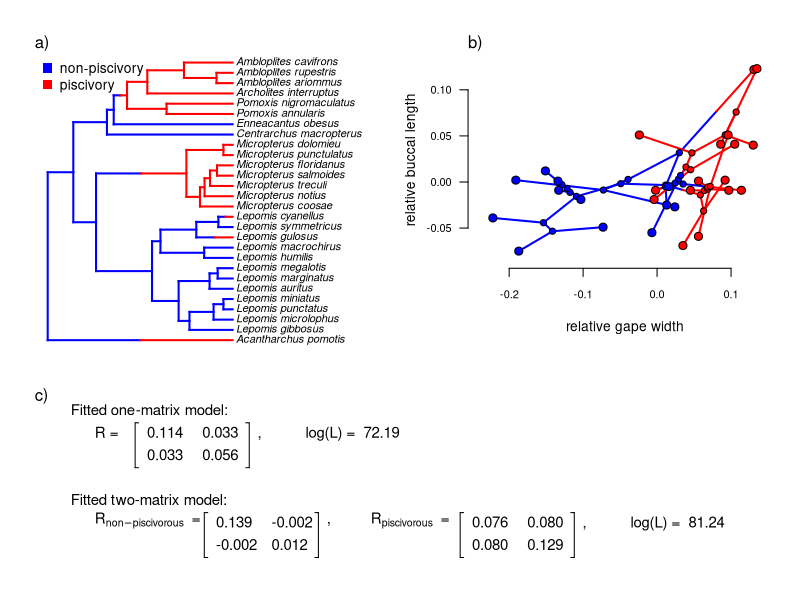

Recreate this plot in R. (Note: this script raises an error after producing the figure.)
library(phytools)
library(xtable)
library(RColorBrewer)

## Figure 1
pdf(file="revision-Figure1.pdf",width=9,height=7)
data(sunfish.tree)
data(sunfish.data)
layout(matrix(c(1,2,3,3),2,2,byrow=TRUE),heights=c(1,0.7))
cols<-setNames(c("blue","red"),c("non","pisc"))
plot(sunfish.tree,cols,ftype="i",
	mar=c(0.1,2.1,3.1,1.1),fsize=0.8)
mtext("a)",line=0,adj=0)
legend("topleft",c("non-piscivory","piscivory"),
	pch=15,col=cols,bty="n",pt.cex=1.5)
par(mar=c(5.1,4.1,3.1,1.1),cex.axis=0.8)
phylomorphospace(sunfish.tree,sunfish.data[,2:3],colors=cols,
	ftype="off",bty="n",xlab="relative gape width",
	ylab="relative buccal length",node.by.map=TRUE,
	las=1,cex.axis=0.8)
mtext("b)",line=0,adj=0)
fit<-evol.vcv(sunfish.tree,sunfish.data[,2:3])
par(mar=c(0.1,2.1,3.1,1.1))
plot(NA,xlim=c(0,1),ylim=c(0.2,1),axes=FALSE)
mtext("c)",line=0,adj=0)
par(cex=0.9)
text(x=0,y=1,"Fitted one-matrix model:",pos=4)
text(x=0,y=0.9,"      R = ",pos=4)
h<-0.05
lines(rep(0.155,2)-h,c(0.75,0.95))
lines(c(0.155,0.16)-h,rep(0.95,2))
lines(c(0.155,0.16)-h,rep(0.75,2))
R=fit$R.single
text(0.16-h,0.9,sprintf("%1.3f",R[1,1]),pos=4)
text(0.16-h,0.8,sprintf("%1.3f",R[1,2]),pos=4)
text(0.24-h,0.9,sprintf("%1.3f",R[2,1]),pos=4)
text(0.24-h,0.8,sprintf("%1.3f",R[2,2]),pos=4)
lines(rep(0.32,2)-h,c(0.75,0.95))
lines(c(0.32,0.315)-h,rep(0.95,2))
lines(c(0.32,0.315)-h,rep(0.75,2))
text(x=0.32-h,y=0.9,paste(",          ","log(L) = ",
	round(fit$logL1,2)),pos=4)
v<-0.4
text(x=0,y=1-v,"Fitted two-matrix model:",pos=4)
text(x=0,y=0.9-v,expression(paste("      ",
	R[non-piscivorous],"  =")),pos=4)
h<-0.05
lines(rep(0.155,2)+h,c(0.75,0.95)-v)
lines(c(0.155,0.16)+h,rep(0.95,2)-v)
lines(c(0.155,0.16)+h,rep(0.75,2)-v)
R=fit$R.multiple[,,1]
text(0.16+h,0.9-v,sprintf("%1.3f",R[1,1]),pos=4)
text(0.16+h,0.8-v,sprintf("%1.3f",R[1,2]),pos=4)
text(0.24+h,0.9-v,sprintf("%1.3f",R[2,1]),pos=4)
text(0.24+h,0.8-v,sprintf("%1.3f",R[2,2]),pos=4)
lines(rep(0.32,2)+h,c(0.75,0.95)-v)
lines(c(0.32,0.315)+h,rep(0.95,2)-v)
lines(c(0.32,0.315)+h,rep(0.75,2)-v)
text(x=0.32+h,y=0.9-v,expression(paste(",    ","      ",
	R[piscivorous],"  =")),pos=4)
h<-0.32+2*h
lines(rep(0.155+h,2),c(0.75,0.95)-v)
lines(c(0.155+h,0.16+h),rep(0.95,2)-v)
lines(c(0.155+h,0.16+h),rep(0.75,2)-v)
R=fit$R.multiple[,,2]
text(0.16+h,0.9-v,sprintf("%1.3f",R[1,1]),pos=4)
text(0.16+h,0.8-v,sprintf("%1.3f",R[1,2]),pos=4)
text(0.24+h,0.9-v,sprintf("%1.3f",R[2,1]),pos=4)
text(0.24+h,0.8-v,sprintf("%1.3f",R[2,2]),pos=4)
lines(rep(0.32+h,2),c(0.75,0.95)-v)
lines(c(0.32+h,0.315+h),rep(0.95,2)-v)
lines(c(0.32+h,0.315+h),rep(0.75,2)-v)
text(x=0.32+h,y=0.9-v,paste(",          ","log(L) = ",
	round(fit$logL.multiple,2)),pos=4)
dev.off()
## end Figure 1

## save workspace
save.image(file="Figures.Rdata")
## end save workspace

## Table 1
fit.all<-evolvcv.lite(sunfish.tree,sunfish.data[,2:3],
	models="all models")
Table1<-matrix(NA,8,9,dimnames=list(
	names(fit.all),
	c("Model","sig2[1,1]","sig2[1,2]","sig2[2,1]","sig2[2,2]",
	"r[1]","r[2]","log(L)","AIC")))
Table1<-as.data.frame(Table1)
for(i in 1:length(fit.all)){
	Table1[i,1]<-fit.all[[i]]$description
	if(i==1){
		Table1[i,2]<-fit.all[[i]]$R[1,1]
		Table1[i,4]<-fit.all[[i]]$R[2,2]
		Table1[i,6]<-fit.all[[i]]$R[1,2]/sqrt(fit.all[[i]]$R[1,1]*
			fit.all[[i]]$R[2,2])
	} else {
		Table1[i,2]<-fit.all[[i]]$R[[1]][1,1]
		if(fit.all[[i]]$R[[2]][1,1]!=Table1[i,2])
			Table1[i,3]<-fit.all[[i]]$R[[2]][1,1]
		Table1[i,4]<-fit.all[[i]]$R[[1]][2,2]
		if(fit.all[[i]]$R[[2]][2,2]!=Table1[i,4])
			Table1[i,5]<-fit.all[[i]]$R[[2]][2,2]
		Table1[i,6]<-fit.all[[i]]$R[[1]][1,2]/sqrt(
			fit.all[[i]]$R[[1]][1,1]*
			fit.all[[i]]$R[[1]][2,2])
		r2<-fit.all[[i]]$R[[2]][1,2]/sqrt(
			fit.all[[i]]$R[[2]][1,1]*
			fit.all[[i]]$R[[2]][2,2])
		if(r2!=Table1[i,6]) Table1[i,7]<-r2
	}
	Table1[i,8]<-fit.all[[i]]$logLik
	Table1[i,9]<-fit.all[[i]]$AIC
}
xtable(Table1)
## end Table 1

## save workspace
save.image(file="Figures.Rdata")
## end save workspace

## Figure 2
trop.data<-read.csv(file="tropidurid-data.csv",row.names=1)
trop.tree<-read.simmap(file="tropidurid-tree.tre",format="nexus",
	version=1.5)
pdf(file="revision-Figure2-v2.pdf",width=10,height=6)
cols<-setNames(c("white","black"),c("n_rock","rock"))
tmp<-trop.tree
tmp$tip.label<-paste(" ",tmp$tip.label)
plot(tmp,outline=TRUE,colors=cols,fsize=0.6,
	direction="upwards",ftype="i",offset=0.1,
	lwd=3)
legend(x="bottomright",c("non-rock-dwelling","rock-dwelling"),
	pch=22,pt.bg=c("white","black"),pt.cex=1.5,bty="n")
dev.off()
## end Figure 2

## save workspace
save.image(file="Figures.Rdata")
## end save workspace

## Table 2
trop.fits<-evolvcv.lite(trop.tree,trop.data,models="all models")
trop.aic<-sapply(trop.fits,function(x) x$AIC)	
trop.w<-aic.w(trop.aic)

ii<-order(trop.aic)[1:8]
bfits<-trop.fits[ii]
class(bfits)<-class(trop.fits)

TROP.RESULTS<-data.frame(model=names(bfits),
	sig11=sapply(bfits,function(x) if(x$description=="common rates, common correlation") x$R[1,1] else x$R[[1]][1,1]),
	sig12=sapply(bfits,function(x) if(x$description=="common rates, common correlation") x$R[1,1] else x$R[[2]][1,1]),
	sig21=sapply(bfits,function(x) if(x$description=="common rates, common correlation") x$R[2,2] else x$R[[1]][2,2]),
	sig22=sapply(bfits,function(x) if(x$description=="common rates, common correlation") x$R[2,2] else x$R[[2]][2,2]),
	r1=sapply(bfits,function(x) if(x$description=="common rates, common correlation") cov2cor(x$R)[1,2] else cov2cor(x$R[[1]])[1,2]),
	r2=sapply(bfits,function(x) if(x$description=="common rates, common correlation") cov2cor(x$R)[1,2] else cov2cor(x$R[[2]])[1,2]),
	logL=sapply(bfits,function(x) x$logLik),
	AIC=trop.aic[ii],Akaike.w=as.vector(trop.w[ii]))
rownames(TROP.RESULTS)<-NULL
xtable(TROP.RESULTS)
## end Table 2

## save workspace
save.image(file="Figures.Rdata")
## end save workspace

## SIMULATION

nsim<-40
ntaxa<-100
nmin<-20

## simulate trees
set.seed(99)
Q<-0.5*matrix(c(-2,1,1,1,-2,1,1,1,-2),3,3,dimnames=list(1:3,1:3))
trees<-list()
class(trees)<-c("multiSimmap","multiPhylo")
for(i in 1:nsim){
	tt<-pbtree(n=ntaxa,scale=1)
	mt<-sim.history(tt,Q)
	xx<-as.factor(getStates(mt,"tips"))
	while(any(summary(xx)<nmin)){
		mt<-sim.history(tt,Q)
		xx<-as.factor(getStates(mt,"tips"))
	}
	trees[[i]]<-mt
}

## Model 1 (no difference)
set.seed(11)
MODEL1<-matrix(NA,nsim,8,dimnames=list(1:nsim,paste("AIC(",
	c("1","2","2b","2c","3","3b","3c","4"),")",sep="")))
GENERATING1<-matrix(NA,nsim,3,dimnames=list(1:nsim,
	c("r","v1","v2")))
fits.model1<-list()
for(i in 1:nsim){
	r<-runif(n=1,min=-1,max=1)
	v1<-exp(rnorm(n=1))
	v2<-exp(rnorm(n=1))
	GENERATING1[i,]<-c(r,v1,v2)
	V<-matrix(c(v1,r*sqrt(v1*v2),r*sqrt(v1*v2),v2),2,2)
	X<-sim.corrs(trees[[i]],V)
	fits.model1[[i]]<-evolvcv.lite(trees[[i]],X,models="all models",
		tol=1e-4,try.iter=20)
	MODEL1[i,]<-sapply(fits.model1[[i]],function(x) x$AIC)
}
wMODEL1<-t(apply(MODEL1,1,aic.w))
dMODEL1<-t(apply(MODEL1,1,function(x) x-min(x)))

## Model 2 (different rates, common correlation)
set.seed(21)
MODEL2<-matrix(NA,nsim,8,dimnames=list(1:nsim,paste("AIC(",
	c("1","2","2b","2c","3","3b","3c","4"),")",sep="")))
GENERATING2<-matrix(NA,nsim,7,dimnames=list(1:nsim,
	c("r",
	paste("v1[",1:3,"]",sep=""),
	paste("v2[",1:3,"]",sep=""))))
fits.model2<-list()
for(i in 1:nsim){
	r<-runif(n=1,min=-1,max=1)
	v1<-exp(rnorm(n=3))
	v2<-exp(rnorm(n=3))
	GENERATING2[i,]<-c(r,v1,v2)
	V<-setNames(list(
		matrix(c(v1[1],r*sqrt(v1[1]*v2[1]),r*sqrt(v1[1]*v2[1]),v2[1]),2,2),
		matrix(c(v1[2],r*sqrt(v1[2]*v2[2]),r*sqrt(v1[2]*v2[2]),v2[2]),2,2),
		matrix(c(v1[3],r*sqrt(v1[3]*v2[3]),r*sqrt(v1[3]*v2[3]),v2[3]),2,2)),
		1:3)
	X<-sim.corrs(trees[[i]],V)
	fits.model2[[i]]<-evolvcv.lite(trees[[i]],X,models="all models",
		tol=1e-4,try.iter=30) ## increase try iterations
	MODEL2[i,]<-sapply(fits.model2[[i]],function(x) x$AIC)
}
wMODEL2<-t(apply(MODEL2,1,aic.w))
dMODEL2<-t(apply(MODEL2,1,function(x) x-min(x)))

cat("\n\n\n-------------------------------------------\n")
cat("Done Model 2.\n")
cat("-------------------------------------------\n\n\n")

## save workspace
save.image(file="Figures.Rdata")
## end save workspace

## Model 2b (different rates trait 1, common correlation)
set.seed(22)
MODEL2b<-matrix(NA,nsim,8,dimnames=list(1:nsim,paste("AIC(",
	c("1","2","2b","2c","3","3b","3c","4"),")",sep="")))
GENERATING2b<-matrix(NA,nsim,5,dimnames=list(1:nsim,
	c("r",
	paste("v1[",1:3,"]",sep=""),
	"v2")))
fits.model2b<-list()
for(i in 1:nsim){
	r<-runif(n=1,min=-1,max=1)
	v1<-exp(rnorm(n=3))
	v2<-rep(exp(rnorm(n=1)),3)
	GENERATING2b[i,]<-c(r,v1,v2[1])
	V<-setNames(list(
		matrix(c(v1[1],r*sqrt(v1[1]*v2[1]),r*sqrt(v1[1]*v2[1]),v2[1]),2,2),
		matrix(c(v1[2],r*sqrt(v1[2]*v2[2]),r*sqrt(v1[2]*v2[2]),v2[2]),2,2),
		matrix(c(v1[3],r*sqrt(v1[3]*v2[3]),r*sqrt(v1[3]*v2[3]),v2[3]),2,2)),
		1:3)
	X<-sim.corrs(trees[[i]],V)
	fits.model2b[[i]]<-evolvcv.lite(trees[[i]],X,models="all models",
		tol=1e-4,try.iter=20)
	MODEL2b[i,]<-sapply(fits.model2b[[i]],function(x) x$AIC)
}
wMODEL2b<-t(apply(MODEL2b,1,aic.w))
dMODEL2b<-t(apply(MODEL2b,1,function(x) x-min(x)))

cat("\n\n\n-------------------------------------------\n")
cat("Done Model 2b.\n")
cat("-------------------------------------------\n\n\n")

## save workspace
save.image(file="Figures.Rdata")
## end save workspace

## Model 2c (different rates trait 2, common correlation)
set.seed(23)
MODEL2c<-matrix(NA,nsim,8,dimnames=list(1:nsim,paste("AIC(",
	c("1","2","2b","2c","3","3b","3c","4"),")",sep="")))
GENERATING2c<-matrix(NA,nsim,5,dimnames=list(1:nsim,
	c("r","v1",
	paste("v2[",1:3,"]",sep=""))))
fits.model2c<-list()
for(i in 1:nsim){
	r<-runif(n=1,min=-1,max=1)
	v1<-rep(exp(rnorm(n=1)),3)
	v2<-exp(rnorm(n=3))
	GENERATING2c[i,]<-c(r,v1[1],v2)
	V<-setNames(list(
		matrix(c(v1[1],r*sqrt(v1[1]*v2[1]),r*sqrt(v1[1]*v2[1]),v2[1]),2,2),
		matrix(c(v1[2],r*sqrt(v1[2]*v2[2]),r*sqrt(v1[2]*v2[2]),v2[2]),2,2),
		matrix(c(v1[3],r*sqrt(v1[3]*v2[3]),r*sqrt(v1[3]*v2[3]),v2[3]),2,2)),
		1:3)
	X<-sim.corrs(trees[[i]],V)
	fits.model2c[[i]]<-evolvcv.lite(trees[[i]],X,models="all models",
		tol=1e-4,try.iter=40) # increase try iterations
	MODEL2c[i,]<-sapply(fits.model2c[[i]],function(x) x$AIC)
}
wMODEL2c<-t(apply(MODEL2c,1,aic.w))
dMODEL2c<-t(apply(MODEL2c,1,function(x) x-min(x)))

cat("\n\n\n-------------------------------------------\n")
cat("Done Model 2c.\n")
cat("-------------------------------------------\n\n\n")

## save workspace
save.image(file="Figures.Rdata")
## end save workspace

## Model 3 (same rates, different correlations)
set.seed(31)
MODEL3<-matrix(NA,nsim,8,dimnames=list(1:nsim,paste("AIC(",
	c("1","2","2b","2c","3","3b","3c","4"),")",sep="")))
GENERATING3<-matrix(NA,nsim,5,dimnames=list(1:nsim,
	c(paste("r[",1:3,"]",sep=""),"v1","v2")))
fits.model3<-list()
for(i in 1:nsim){
	r<-runif(n=3,min=-1,max=1)
	v1<-rep(exp(rnorm(n=1)),3)
	v2<-rep(exp(rnorm(n=1)),3)
	GENERATING3[i,]<-c(r,v1[1],v2[2])
	V<-setNames(list(
		matrix(c(v1[1],r[1]*sqrt(v1[1]*v2[1]),r[1]*sqrt(v1[1]*v2[1]),v2[1]),2,2),
		matrix(c(v1[2],r[2]*sqrt(v1[2]*v2[2]),r[2]*sqrt(v1[2]*v2[2]),v2[2]),2,2),
		matrix(c(v1[3],r[3]*sqrt(v1[3]*v2[3]),r[3]*sqrt(v1[3]*v2[3]),v2[3]),2,2)),
		1:3)
	X<-sim.corrs(trees[[i]],V)
	fits.model3[[i]]<-evolvcv.lite(trees[[i]],X,models="all models",
		tol=1e-4,try.iter=30) ## changed to 30
	MODEL3[i,]<-sapply(fits.model3[[i]],function(x) x$AIC)
}
wMODEL3<-t(apply(MODEL3,1,aic.w))
dMODEL3<-t(apply(MODEL3,1,function(x) x-min(x)))

cat("\n\n\n-------------------------------------------\n")
cat("Done Model 3.\n")
cat("-------------------------------------------\n\n\n")

## save workspace
save.image(file="Figures.Rdata")
## end save workspace

## Model 3b (different rates trait 1, different correlations)
set.seed(32)
MODEL3b<-matrix(NA,nsim,8,dimnames=list(1:nsim,paste("AIC(",
	c("1","2","2b","2c","3","3b","3c","4"),")",sep="")))
GENERATING3b<-matrix(NA,nsim,7,dimnames=list(1:nsim,
	c(paste("r[",1:3,"]",sep=""),
	paste("v1[",1:3,"]",sep=""),"v2")))
fits.model3b<-list()
for(i in 1:nsim){
	r<-runif(n=3,min=-1,max=1)
	v1<-exp(rnorm(n=3))
	v2<-rep(exp(rnorm(n=1)),3)
	V<-setNames(list(
		matrix(c(v1[1],r[1]*sqrt(v1[1]*v2[1]),r[1]*sqrt(v1[1]*v2[1]),v2[1]),2,2),
		matrix(c(v1[2],r[2]*sqrt(v1[2]*v2[2]),r[2]*sqrt(v1[2]*v2[2]),v2[2]),2,2),
		matrix(c(v1[3],r[3]*sqrt(v1[3]*v2[3]),r[3]*sqrt(v1[3]*v2[3]),v2[3]),2,2)),
		1:3)
	GENERATING3b[i,]<-c(r,v1,v2[1])
	X<-sim.corrs(trees[[i]],V)
	fits.model3b[[i]]<-evolvcv.lite(trees[[i]],X,models="all models",
		tol=1e-4,try.iter=20)
	MODEL3b[i,]<-sapply(fits.model3b[[i]],function(x) x$AIC)
}
wMODEL3b<-t(apply(MODEL3b,1,aic.w))
dMODEL3b<-t(apply(MODEL3b,1,function(x) x-min(x)))

cat("\n\n\n-------------------------------------------\n")
cat("Done Model 3b.\n")
cat("-------------------------------------------\n\n\n")

## save workspace
save.image(file="Figures.Rdata")
## end save workspace

## Model 3c (different rates trait 2, different correlations)
set.seed(33)
MODEL3c<-matrix(NA,nsim,8,dimnames=list(1:nsim,paste("AIC(",
	c("1","2","2b","2c","3","3b","3c","4"),")",sep="")))
GENERATING3c<-matrix(NA,nsim,7,dimnames=list(1:nsim,
	c(paste("r[",1:3,"]",sep=""),"v1",
	paste("v2[",1:3,"]",sep=""))))
fits.model3c<-list()
for(i in 1:nsim){
	r<-runif(n=3,min=-1,max=1)
	v1<-rep(exp(rnorm(n=1)),3)
	v2<-exp(rnorm(n=3))
	V<-setNames(list(
		matrix(c(v1[1],r[1]*sqrt(v1[1]*v2[1]),r[1]*sqrt(v1[1]*v2[1]),v2[1]),2,2),
		matrix(c(v1[2],r[2]*sqrt(v1[2]*v2[2]),r[2]*sqrt(v1[2]*v2[2]),v2[2]),2,2),
		matrix(c(v1[3],r[3]*sqrt(v1[3]*v2[3]),r[3]*sqrt(v1[3]*v2[3]),v2[3]),2,2)),
		1:3)
	GENERATING3c[i,]<-c(r,v1[1],v2)
	X<-sim.corrs(trees[[i]],V)
	fits.model3c[[i]]<-evolvcv.lite(trees[[i]],X,models="all models",
		tol=1e-4,try.iter=20) 
	MODEL3c[i,]<-sapply(fits.model3c[[i]],function(x) x$AIC)
}
wMODEL3c<-t(apply(MODEL3c,1,aic.w))
dMODEL3c<-t(apply(MODEL3c,1,function(x) x-min(x)))

cat("\n\n\n-------------------------------------------\n")
cat("Done Model 3c.\n")
cat("-------------------------------------------\n\n\n")

## save workspace
save.image(file="Figures.Rdata")
## end save workspace

## Model 4 (no common structure)
set.seed(41)
MODEL4<-matrix(NA,nsim,8,dimnames=list(1:nsim,paste("AIC(",
	c("1","2","2b","2c","3","3b","3c","4"),")",sep="")))
GENERATING4<-matrix(NA,nsim,9,dimnames=list(1:nsim,
	c(paste("r[",1:3,"]",sep=""),
	paste("v1[",1:3,"]",sep=""),
	paste("v2[",1:3,"]",sep=""))))
fits.model4<-list()
for(i in 1:nsim){
	r<-runif(n=3,min=-1,max=1)
	v1<-exp(rnorm(n=3))
	v2<-exp(rnorm(n=3))
	V<-setNames(list(
		matrix(c(v1[1],r[1]*sqrt(v1[1]*v2[1]),r[1]*sqrt(v1[1]*v2[1]),v2[1]),2,2),
		matrix(c(v1[2],r[2]*sqrt(v1[2]*v2[2]),r[2]*sqrt(v1[2]*v2[2]),v2[2]),2,2),
		matrix(c(v1[3],r[3]*sqrt(v1[3]*v2[3]),r[3]*sqrt(v1[3]*v2[3]),v2[3]),2,2)),
		1:3)
	GENERATING4[i,]<-c(r,v1,v2)
	X<-sim.corrs(trees[[i]],V)
	fits.model4[[i]]<-evolvcv.lite(trees[[i]],X,models="all models",
		tol=1e-4,try.iter=20)
	MODEL4[i,]<-sapply(fits.model4[[i]],function(x) x$AIC)
}
wMODEL4<-t(apply(MODEL4,1,aic.w))
dMODEL4<-t(apply(MODEL4,1,function(x) x-min(x)))

cat("\n\n\n-------------------------------------------\n")
cat("Done Model 4.\n")
cat("-------------------------------------------\n\n\n")

## save workspace
save.image(file="Figures.Rdata")
## end save workspace

W<-rbind(
	colMeans(wMODEL1),
	colMeans(wMODEL2),
	colMeans(wMODEL2b),
	colMeans(wMODEL2c),
	colMeans(wMODEL3),
	colMeans(wMODEL3b),
	colMeans(wMODEL3c),
	colMeans(wMODEL4))
rownames(W)<-colnames(W)<-paste("model",c("1","2","2b","2c","3","3b","3c","4"))

pdf(file="revision-Figure4-v2.pdf",width=10,height=5)
par(mar=c(1.1,1.1,1.1,1.1))
plot(NA,xlim=c(-0.15,1.15),ylim=c(0,1.1),axes=FALSE)
for(i in 1:nrow(W)){
	for(j in 1:ncol(W)){
		xx<-c(0,1/8)+(i-1)/8
		xx<-c(xx,xx[2:1])
		yy<-c(7/8,1)-(j-1)/8
		yy<-c(yy[1],yy,yy[2])
		polygon(x=xx,y=yy,
			col=rgb(colorRamp(c("white",palette()[2]))(W[j,i]/max(W)),
			maxColorValue=255))
		if(j==1) text(mean(xx),1,rownames(W)[i],pos=3)
		if(i==1) text(0,mean(yy),rownames(W)[j],pos=2)
	}
}
text(-0.15,0.5,"Generating model in simulation",cex=1.2,srt=90)
text(0.55,1.1,"Mean Akaike weight by model",cex=1.2)

cols<-rgb(colorRamp(c("white",palette()[2]))(seq(0,1,length.out=100)),
	maxColorValue=255)
LWD<-diff(par()$usr[1:2])/dev.size("px")[1]
nticks<-7
Y<-cbind(seq(0.05,0.95,length.out=nticks),
	seq(0.05,0.95,length.out=nticks))
X<-cbind(rep(1.1+LWD*10/2,nticks),
	rep(1.1+LWD*10/2+0.01,nticks))
for(i in 1:nrow(Y)) lines(X[i,],Y[i,])
add.color.bar(0.9,cols,title="",lims=NULL,
	digits=2,direction="upwards",subtitle="",lwd = 15,x=1.1,y=0.05,
	prompt=FALSE)
text(x=1.05,y=0.5,"mean Akaike weight",srt=90)
text(x=X[,2],y=Y[,2],signif(seq(0,max(W),length.out=nticks),
	2),pos=4,cex=0.9)
dev.off()

## Figure 3
## Model 3b (different rates trait 1, different correlations)
set.seed(32)
ii<-37
r<-GENERATING3b[ii,1:3]
v1<-GENERATING3b[ii,4:6]
v2<-rep(GENERATING3b[ii,7],3)
V<-setNames(list(
	matrix(c(v1[1],r[1]*sqrt(v1[1]*v2[1]),r[1]*sqrt(v1[1]*v2[1]),v2[1]),2,2),
	matrix(c(v1[2],r[2]*sqrt(v1[2]*v2[2]),r[2]*sqrt(v1[2]*v2[2]),v2[2]),2,2),
	matrix(c(v1[3],r[3]*sqrt(v1[3]*v2[3]),r[3]*sqrt(v1[3]*v2[3]),v2[3]),2,2)),
	1:3)
V
X<-sim.corrs(trees[[ii<-sample(1:nsim,1)]],V)
cols<-setNames(brewer.pal(3,"Dark2"),1:3)
pdf(file="revision-Figure3.pdf",width=12,height=7)
par(fg="#404040",mfrow=c(1,2))
plot(trees[[ii]],lwd=2,colors=cols,outline=TRUE,ftype="off",
	mar=c(2.1,4.1,3.1,1.1))
legend("bottomleft",paste("regime",1:3),pch=22,col="#404040",
	pt.bg=cols,bty="n",pt.cex=1.2,cex=0.8)
mtext("a)",adj=0,cex=1.2)
par(mar=c(5.1,4.1,3.1,1.1))
phylomorphospace(trees[[ii]],X,ftype="off",colors=cols,node.size=c(0,1),
	node.by.map=TRUE,bty="n",xlab=expression(x[1]),ylab=expression(x[2]),
	las=1)
mtext("b)",adj=0,cex=1.2)
dev.off()

bestModel<-matrix(NA,8,4,dimnames=
	list(paste("model",c("1","2","2b","2c","3","3b","3c","4")),
	c("Best","2nd best","3rd best",">=4th")))
for(i in 1:3)
	bestModel[1,i]<-mean(apply(MODEL1,1,function(x) which(order(x)==1)==i))
bestModel[1,4]<-1-sum(bestModel[1,1:3])

for(i in 1:3)
	bestModel[2,i]<-mean(apply(MODEL2,1,function(x) which(order(x)==2)==i))
bestModel[2,4]<-1-sum(bestModel[2,1:3])

for(i in 1:3)
	bestModel[3,i]<-mean(apply(MODEL2b,1,function(x) which(order(x)==3)==i))
bestModel[3,4]<-1-sum(bestModel[3,1:3])

for(i in 1:3)
	bestModel[4,i]<-mean(apply(MODEL2c,1,function(x) which(order(x)==4)==i))
bestModel[4,4]<-1-sum(bestModel[4,1:3])

for(i in 1:3)
	bestModel[5,i]<-mean(apply(MODEL3,1,function(x) which(order(x)==5)==i))
bestModel[5,4]<-1-sum(bestModel[5,1:3])

for(i in 1:3)
	bestModel[6,i]<-mean(apply(MODEL3b,1,function(x) which(order(x)==6)==i))
bestModel[6,4]<-1-sum(bestModel[6,1:3])

for(i in 1:3)
	bestModel[7,i]<-mean(apply(MODEL3c,1,function(x) which(order(x)==7)==i))
bestModel[7,4]<-1-sum(bestModel[7,1:3])

for(i in 1:3)
	bestModel[8,i]<-mean(apply(MODEL4,1,function(x) which(order(x)==8)==i))
bestModel[8,4]<-1-sum(bestModel[8,1:3])

xtable(bestModel)

## save workspace
save.image(file="Figures.Rdata")
## end save workspace

## BEGIN PARAMETER ESTIMATION

## MODEL 1
foo<-function(x) c(cov2cor(x[[1]]$R)[1,2],x[[1]]$R[1,1],x[[1]]$R[2,2])
ESTIMATED1<-t(sapply(fits.model1,foo))
dimnames(ESTIMATED1)<-dimnames(GENERATING1)

## MODEL 2
foo<-function(x) c(cov2cor(x[[2]]$R[["1"]])[1,2],
	x[[2]]$R[["1"]][1,1],x[[2]]$R[["2"]][1,1],x[[2]]$R[["3"]][1,1],
	x[[2]]$R[["1"]][2,2],x[[2]]$R[["2"]][2,2],x[[2]]$R[["3"]][2,2])
ESTIMATED2<-t(sapply(fits.model2,foo))
dimnames(ESTIMATED2)<-dimnames(GENERATING2)
plot(GENERATING2[,3],ESTIMATED2[,3],log="xy")

## MODEL 2b
foo<-function(x) c(cov2cor(x[[3]]$R[["1"]])[1,2],
	x[[3]]$R[["1"]][1,1],x[[3]]$R[["2"]][1,1],x[[3]]$R[["3"]][1,1],
	x[[3]]$R[["1"]][2,2])
ESTIMATED2b<-t(sapply(fits.model2b,foo))
dimnames(ESTIMATED2b)<-dimnames(GENERATING2b)
plot(GENERATING2b[,5],ESTIMATED2b[,5],log="xy")

## MODEL 2c
foo<-function(x) c(cov2cor(x[[4]]$R[["1"]])[1,2],
	x[[4]]$R[["1"]][1,1],
	x[[4]]$R[["1"]][2,2],x[[4]]$R[["2"]][2,2],x[[4]]$R[["3"]][2,2])
ESTIMATED2c<-t(sapply(fits.model2c,foo))
dimnames(ESTIMATED2c)<-dimnames(GENERATING2c)
plot(GENERATING2c[,2],ESTIMATED2c[,2],log="xy")

## MODEL 3
foo<-function(x) c(cov2cor(x[[5]]$R[["1"]])[1,2],cov2cor(x[[5]]$R[["2"]])[1,2],cov2cor(x[[5]]$R[["3"]])[1,2],
	x[[5]]$R[["1"]][1,1],
	x[[5]]$R[["1"]][2,2])
ESTIMATED3<-t(sapply(fits.model3,foo))
dimnames(ESTIMATED3)<-dimnames(GENERATING3)
plot(GENERATING3[,1],ESTIMATED3[,1])

## MODEL 3b
foo<-function(x) c(cov2cor(x[[6]]$R[["1"]])[1,2],cov2cor(x[[6]]$R[["2"]])[1,2],cov2cor(x[[6]]$R[["3"]])[1,2],
	x[[6]]$R[["1"]][1,1],x[[6]]$R[["2"]][1,1],x[[6]]$R[["3"]][1,1],
	x[[6]]$R[["1"]][2,2])
ESTIMATED3b<-t(sapply(fits.model3b,foo))
dimnames(ESTIMATED3b)<-dimnames(GENERATING3b)
plot(GENERATING3b[,1],ESTIMATED3b[,1])

## MODEL 3c
foo<-function(x) c(cov2cor(x[[7]]$R[["1"]])[1,2],cov2cor(x[[7]]$R[["2"]])[1,2],cov2cor(x[[7]]$R[["3"]])[1,2],
	x[[7]]$R[["1"]][1,1],
	x[[7]]$R[["1"]][2,2],x[[7]]$R[["2"]][2,2],x[[7]]$R[["3"]][2,2])
ESTIMATED3c<-t(sapply(fits.model3c,foo))
dimnames(ESTIMATED3c)<-dimnames(GENERATING3c)
plot(GENERATING3c[,1],ESTIMATED3c[,1])

## MODEL 4
foo<-function(x) c(cov2cor(x[[8]]$R[["1"]])[1,2],cov2cor(x[[8]]$R[["2"]])[1,2],cov2cor(x[[8]]$R[["3"]])[1,2],
	x[[8]]$R[["1"]][1,1],x[[8]]$R[["2"]][1,1],x[[8]]$R[["3"]][1,1],
	x[[8]]$R[["1"]][2,2],x[[8]]$R[["2"]][2,2],x[[8]]$R[["3"]][2,2])
ESTIMATED4<-t(sapply(fits.model4,foo))
dimnames(ESTIMATED4)<-dimnames(GENERATING4)
plot(GENERATING4[,1],ESTIMATED4[,1])

lnV<-function(X){
	ii<-grep("v",colnames(X))
	Y<-X
	Y[,ii]<-log(Y[,ii])
	Y
}

Table4<-matrix(NA,8,9,dimnames=list(names(fits.model1[[1]]),colnames(GENERATING4)))
Table4["model1",c(1,4,7)]<-diag(cor(lnV(GENERATING1),lnV(ESTIMATED1)))
Table4["model2",c(1,4:9)]<-diag(cor(lnV(GENERATING2),lnV(ESTIMATED2)))
Table4["model2b",c(1,4:6,7)]<-diag(cor(lnV(GENERATING2b),lnV(ESTIMATED2b)))
Table4["model2c",c(1,4,7:9)]<-diag(cor(lnV(GENERATING2c),lnV(ESTIMATED2c)))
Table4["model3",c(1:3,4,7)]<-diag(cor(lnV(GENERATING3),lnV(ESTIMATED3)))
Table4["model3b",c(1:3,4:6,7)]<-diag(cor(lnV(GENERATING3b),lnV(ESTIMATED3b)))
Table4["model3c",c(1:3,4,7:9)]<-diag(cor(lnV(GENERATING3c),lnV(ESTIMATED3c)))
Table4["model4",]<-diag(cor(lnV(GENERATING4),lnV(ESTIMATED4)))
 
xtable(Table4)

Table5<-matrix(NA,8,9,dimnames=list(names(fits.model1[[1]]),colnames(GENERATING4)))
Table5["model1",c(1,4,7)]<-colMeans(lnV(GENERATING1)-lnV(ESTIMATED1))
Table5["model2",c(1,4:9)]<-colMeans(lnV(GENERATING2)-lnV(ESTIMATED2))
Table5["model2b",c(1,4:6,7)]<-colMeans(lnV(GENERATING2b)-lnV(ESTIMATED2b))
Table5["model2c",c(1,4,7:9)]<-colMeans(lnV(GENERATING2c)-lnV(ESTIMATED2c))
Table5["model3",c(1:3,4,7)]<-colMeans(lnV(GENERATING3)-lnV(ESTIMATED3))
Table5["model3b",c(1:3,4:6,7)]<-colMeans(lnV(GENERATING3b)-lnV(ESTIMATED3b))
Table5["model3c",c(1:3,4,7:9)]<-colMeans(lnV(GENERATING3c)-lnV(ESTIMATED3c))
Table5["model4",]<-colMeans(lnV(GENERATING4)-lnV(ESTIMATED4))

xtable(Table5)

## save workspace
save.image(file="Figures.Rdata")
## end save workspace


## Supplementary Analysis

set.seed(53)

## load tropidurid data
trop.data<-read.csv(file="tropidurid-data.csv",row.names=1)
trop.tree<-read.simmap(file="tropidurid-tree.tre",format="nexus",
	version=1.5)
habitat<-getStates(trop.tree,"tips")

## model fits (setting root to non-rock)
fitER<-fitMk(trop.tree,habitat,model="ER",pi=c(1,0))
fitARD<-fitMk(trop.tree,habitat,model="ARD",pi=c(1,0))
model_01<-matrix(c(0,0,1,0),2,2)
fit01<-fitMk(trop.tree,habitat,model=model_01,pi=c(1,0))

TableS1<-cbind(
	sapply(list(fitER,fitARD,fit01),logLik),
	AIC(fitER,fitARD,fit01))
dimnames(TableS1)<-list(c("ER","ARD","directional"),
	c("logLik","df","AIC"))
xtable(TableS1)
## ARD best-supported model

## stochastic mapping
trop.trees<-make.simmap(trop.tree,habitat,model="ARD",pi=c(1,0),
	nsim=100)

## compute density map
dMap<-densityMap(trop.trees,plot=FALSE,res=500)
dMap<-setMap(dMap,c("white","black"))
## plot(dMap,outline=TRUE,direction="upwards")
tips<-dMap$tree$tip.label
dMap$tree$tip.label<-paste(" ",tips)

cols<-setNames(c("white","black"),c("n_rock","rock"))

## Figure A1
pdf(file="FigureA1.pdf",width=10,height=8)
par(mfrow=c(1,2))
plot(trop.trees[[25]],outline=TRUE,colors=cols,
	fsize=0.5,direction="rightwards",ftype="i",
	lwd=3,ylim=c(-8,76),mar=c(1.1,1.1,2.1,1.1))
hh<-legend(x=0,y=-2,c("non-rock-dwelling","rock-dwelling"),
	pch=22,pt.bg=c("white","black"),pt.cex=1.5,bty="n",cex=0.8)
mtext("a)",line=-1,adj=0)
plot(dMap,outline=TRUE,fsize=0.5,
	direction="rightwards",ftype="i",
	lwd=3,legend=FALSE,ylim=c(-8,76),
	mar=c(1.1,1.1,2.1,1.1))
add.color.bar(1,dMap$cols,title="PP(rock-dwelling)",
	prompt=FALSE,x=0,y=-6,fsize=0.8,subtitle="")
mtext("b)",line=-1,adj=0)
dev.off()
## end Figure A1

foo<-function(tree,data) evolvcv.lite(tree,data,models="all models")
TROP.FITS<-lapply(trop.trees,foo,data=trop.data)

foo<-function(x) sapply(x,function(x) x$AIC)
TROP.AIC<-sapply(TROP.FITS,foo)

## which ones to repeat
ij<-which(is.na(TROP.AIC),arr.ind=TRUE)

## repeat
while(length(ij)>0){
	for(i in 1:nrow(ij)){
		## MODEL<-strsplit(rownames(ij)[i],"model")[[1]][2]
		TROP.FITS[[ij[i,2]]][[ij[i,1]]]<-evolvcv.lite(trop.trees[[ij[i,2]]],
			trop.data,models="all models")[[ij[i,1]]]
	}
	foo<-function(x) sapply(x,function(x) x$AIC)
	TROP.AIC<-sapply(TROP.FITS,foo)
	ij<-which(is.na(TROP.AIC),arr.ind=TRUE)
}

TROP.W<-apply(TROP.AIC,2,aic.w)

rowMeans(TROP.W)

TROP.RANKED<-apply(TROP.AIC,2,function(x,nn) nn[order(x)],nn=rownames(TROP.AIC))

nn<-rownames(TROP.AIC)
BEST<-matrix(NA,length(nn),length(nn),dimnames=list(1:length(nn),nn))
for(i in 1:length(nn)){
	xx<-factor(TROP.RANKED[i,],levels=nn)
	BEST[i,]<-summary(xx)
}

BEST<-rbind(BEST/100,rowMeans(TROP.W))

xtable(BEST)

## save workspace
save.image(file="Figures.Rdata")
## end save workspace


## model average Model 3 across stochastic maps
aic.model3<-TROP.AIC["model3",]
aicw.model3<-aic.w(aic.model3)
model3.avefit<-TROP.FITS[[1]]$model3
model3.avefit$R$n_rock[]<-0
model3.avefit$R$rock[]<-0
model3.avefit$logLik<-0
model3.avefit$k<-0
model3.avefit$AIC<-0
for(i in 1:length(aicw.model3)){
	model3.avefit$R$n_rock<-model3.avefit$R$n_rock+aicw.model3[i]*
		TROP.FITS[[i]]$model3$R$n_rock
	model3.avefit$R$rock<-model3.avefit$R$rock+aicw.model3[i]*
		TROP.FITS[[i]]$model3$R$rock
	model3.avefit$logLik<-model3.avefit$logLik+aicw.model3[i]*
		TROP.FITS[[i]]$model3$logLik
	model3.avefit$k<-model3.avefit$k+aicw.model3[i]*TROP.FITS[[i]]$model3$k
	model3.avefit$AIC<-model3.avefit$AIC+aicw.model3[i]*
		TROP.FITS[[i]]$model3$AIC
}
Model3<-list(model3=model3.avefit)
class(Model3)<-"evolvcv.lite"

## model average Model 3c across stochastic maps
aic.model3c<-TROP.AIC["model3c",]
aicw.model3c<-aic.w(aic.model3c)
model3c.avefit<-TROP.FITS[[1]]$model3c
model3c.avefit$R$n_rock[]<-0
model3c.avefit$R$rock[]<-0
model3c.avefit$logLik<-0
model3c.avefit$k<-0
model3c.avefit$AIC<-0
for(i in 1:length(aicw.model3c)){
	model3c.avefit$R$n_rock<-model3c.avefit$R$n_rock+aicw.model3c[i]*
		TROP.FITS[[i]]$model3c$R$n_rock
	model3c.avefit$R$rock<-model3c.avefit$R$rock+aicw.model3c[i]*
		TROP.FITS[[i]]$model3c$R$rock
	model3c.avefit$logLik<-model3c.avefit$logLik+aicw.model3c[i]*
		TROP.FITS[[i]]$model3c$logLik
	model3c.avefit$k<-model3c.avefit$k+aicw.model3c[i]*TROP.FITS[[i]]$model3c$k
	model3c.avefit$AIC<-model3c.avefit$AIC+aicw.model3c[i]*
		TROP.FITS[[i]]$model3c$AIC
}
Model3c<-list(model3c=model3c.avefit)
class(Model3c)<-"evolvcv.lite"

## model average Model 3b across stochastic maps
aic.model3b<-TROP.AIC["model3b",]
aicw.model3b<-aic.w(aic.model3b)
model3b.avefit<-TROP.FITS[[1]]$model3b
model3b.avefit$R$n_rock[]<-0
model3b.avefit$R$rock[]<-0
model3b.avefit$logLik<-0
model3b.avefit$k<-0
model3b.avefit$AIC<-0
for(i in 1:length(aicw.model3b)){
	model3b.avefit$R$n_rock<-model3b.avefit$R$n_rock+aicw.model3b[i]*
		TROP.FITS[[i]]$model3b$R$n_rock
	model3b.avefit$R$rock<-model3b.avefit$R$rock+aicw.model3b[i]*
		TROP.FITS[[i]]$model3b$R$rock
	model3b.avefit$logLik<-model3b.avefit$logLik+aicw.model3b[i]*
		TROP.FITS[[i]]$model3b$logLik
	model3b.avefit$k<-model3b.avefit$k+aicw.model3b[i]*TROP.FITS[[i]]$model3b$k
	model3b.avefit$AIC<-model3b.avefit$AIC+aicw.model3b[i]*
		TROP.FITS[[i]]$model3b$AIC
}
Model3b<-list(model3b=model3b.avefit)
class(Model3b)<-"evolvcv.lite"

## model average Model 4 across stochastic maps
aic.model4<-TROP.AIC["model4",]
aicw.model4<-aic.w(aic.model4)
model4.avefit<-TROP.FITS[[1]]$model4
model4.avefit$R$n_rock[]<-0
model4.avefit$R$rock[]<-0
model4.avefit$logLik<-0
model4.avefit$k<-0
model4.avefit$AIC<-0
for(i in 1:length(aicw.model4)){
	model4.avefit$R$n_rock<-model4.avefit$R$n_rock+aicw.model4[i]*
		TROP.FITS[[i]]$model4$R$n_rock
	model4.avefit$R$rock<-model4.avefit$R$rock+aicw.model4[i]*
		TROP.FITS[[i]]$model4$R$rock
	model4.avefit$logLik<-model4.avefit$logLik+aicw.model4[i]*
		TROP.FITS[[i]]$model4$logLik
	model4.avefit$k<-model4.avefit$k+aicw.model4[i]*TROP.FITS[[i]]$model4$k
	model4.avefit$AIC<-model4.avefit$AIC+aicw.model4[i]*
		TROP.FITS[[i]]$model4$AIC
}
Model4<-list(model4=model4.avefit)
class(Model4)<-"evolvcv.lite"

Models<-c(Model3,Model3c,Model3b,Model4)
class(Models)<-"evolvcv.lite"
Models

Description<-paste(sapply(Models,function(x) x$description),names(Models))

TROP.AVERAGED<-data.frame(description=Description,
	sig11=sapply(Models,function(x) x$R[[1]][1,1]),
	sig12=sapply(Models,function(x) x$R[[2]][1,1]),
	sig21=sapply(Models,function(x) x$R[[1]][2,2]),
	sig22=sapply(Models,function(x) x$R[[2]][2,2]),
	r1=sapply(Models,function(x) cov2cor(x$R[[1]])[1,2]),
	r2=sapply(Models,function(x) cov2cor(x$R[[2]])[1,2]))
rownames(TROP.AVERAGED)<-NULL
xtable(TROP.AVERAGED)

## save workspace
save.image(file="Figures.Rdata")
## end save workspace
